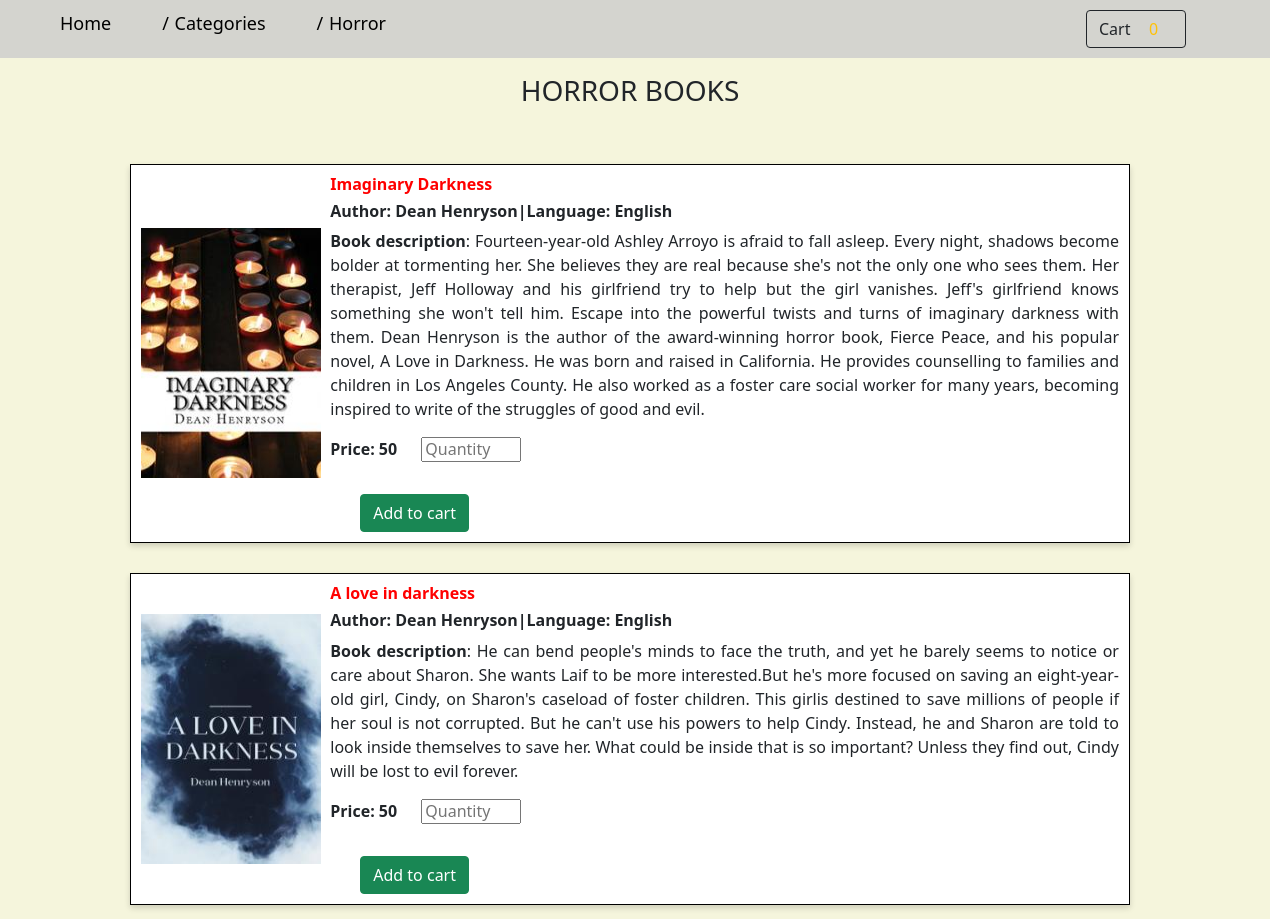
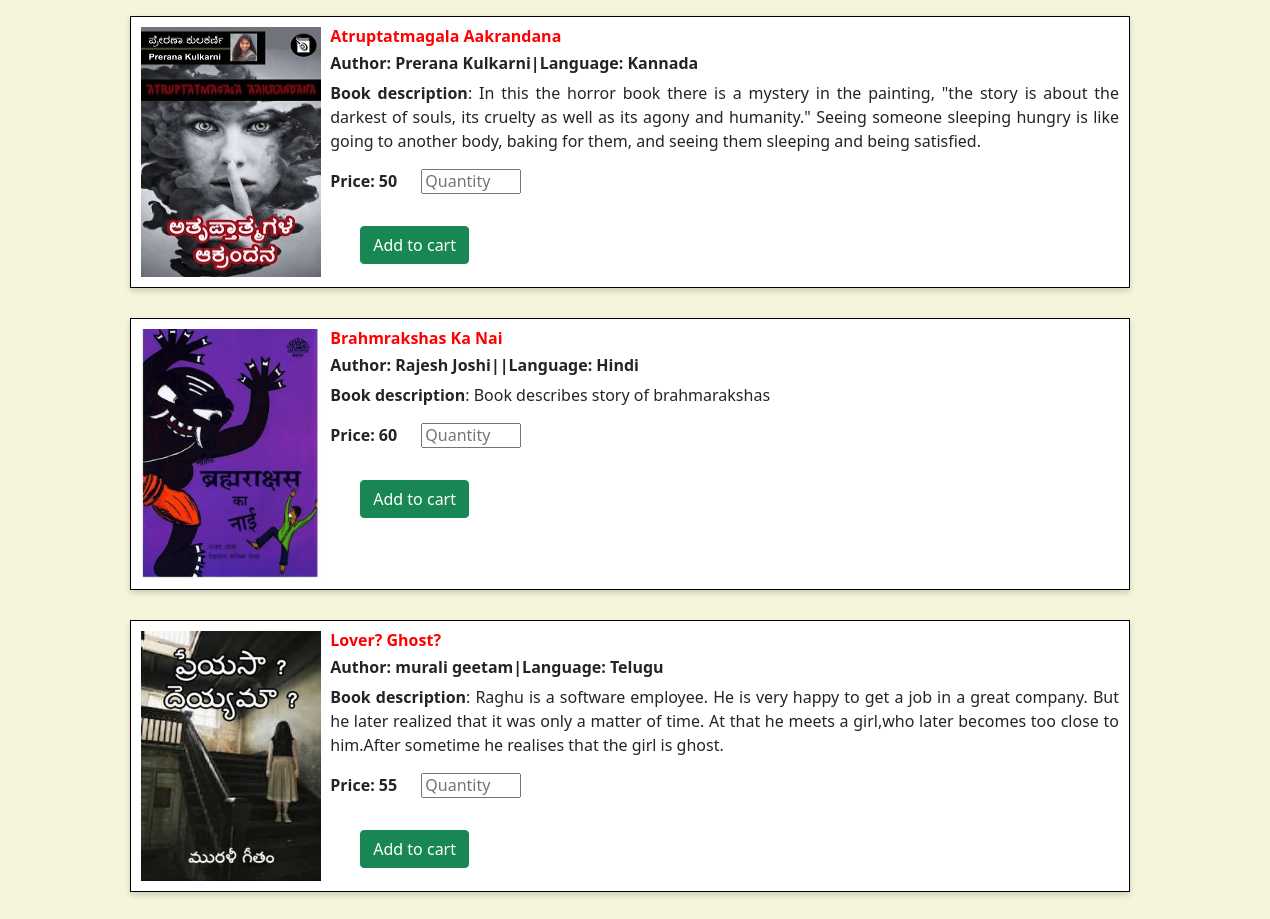
Page /php/horror.php on the committed database (2 pictures, top to bottom).
### tables this page shows
CREATE TABLE `book` (
  `Id` int(20) NOT NULL,
  `Category` varchar(20) NOT NULL,
  `Name` varchar(100) NOT NULL,
  `Author` varchar(20) NOT NULL,
  `Language` varchar(20) NOT NULL,
  `Description` varchar(10000) NOT NULL,
  `Price` float NOT NULL,
  `Image` varchar(50) NOT NULL
);

### php/horror.php (the view, shortened to what this page needs)
<?php
include '../includes/connection.php';
?>
<!DOCTYPE html>
<html>
<head>
  <link href="../css/bootstrap.css" rel="stylesheet" />
  <link href="../css/style.css" rel="stylesheet" />
</head>
<body>
<nav>
    <ul class="breadcrumb">
      <li><a href="home.php">Home</a></li>
      <li><a href="home.php#categories">Categories</a></li>
      <li><a href="horror.php">Horror</a></li>
      <div style="margin-left :700px;">
     <a href="cart.php" class="btn btn-outline-dark"><i class="fas fa-shopping-cart"></i>Cart
             <?php
             if(isset($_SESSION['cart'])){
                 $count=count($_SESSION['cart']);?>
                   <span id="cart-count" class="btn btn-warning "><?php echo $count;?></span>
                 <?php
             }
             else{
                 ?>
                     <span id="cart-count" class="text-warning ">0</span>
                 <?php
             }
             ?></a>
    </ul>
  </nav>
  <div class="box">
    <h3 class="book-heading">HORROR BOOKS</h3>
    <br><br>
    <?php
          $query="select * from book where category='Horror' ";
        $result=mysqli_query($conn,$query);
        $num=mysqli_num_rows($result);
        if($num>0)
        {
          while($row=mysqli_fetch_assoc($result)){
            $Name= $row['Name'];
            $Author =$row['Author'];
            $Language=$row['Language'];
            $Description=$row['Description'];
            $Price=$row['Price'];
            $Image=$row['Image'];
        ?>
    <div class="books-box" id="filter">
      <form action="horror.php" method="POST">
        <div class="book">
          <div class="book_img">
            <img src="<?php echo $Image;?>" style="margin-top:10px;margin-bottom:10px;">
          </div>
          <div class="book_content">
            <div style="padding-bottom:10px;padding-top:10px; ">
              <h6 style="color: red;"><b>
                  <?php echo $Name;?>
                </b></h6>
              <h6> <b>Author:
                  <?php echo $Author; ?>|Language:
                  <?php  echo $Language; ?>
                </b></h6>
              <p style="text-align: justify;"><b>Book description</b>:
                <?php echo $Description; ?>
              </p>
              <h6><b>Price:
                  <?php echo $Price; ?>
                </b><input type="number" name="Quantity" min="1" max="10" placeholder="Quantity"
                  style="width:100px; margin-left:20px;"></h6>
              <br>
             <button type="submit" class="btn btn-success" name="Add_to_cart" style="margin-left: 30px;">Add to cart</button>
            </div>
            </form>
         </div>
        </div>
</body>
</html>
<?php
}
}?>

### css/style.css (style rules this page uses)
body { background-color:beige; }
div { display: inline-block; }
ul li { display: inline; margin-left :50px; }
h3 { text-align: center; }
.books-box { display: block; }
.book { display: flex; height: auto; }
.book_img { background-color: white; width:20%; float: left; display: flex; align-items: center; justify-content: center; }
.book_content { background-color: white; width: 800px; float: right; padding-right: 10px; }
.book_img img { width: 180px; height: 250px; }
.book { margin-left: 130px; margin-right: 130px; border: 1px solid black; box-shadow: 0 3px 6px 0 rgba(0, 0, 0, 0.16); width: 1000px; margin-bottom: 30px; }
ul.breadcrumb { padding: 10px 10px; list-style: none; background-color:#cccc; }
ul.breadcrumb li { display: inline; font-size: 18px; }
ul.breadcrumb li+li:before { padding: 1px; color:black; content: "/\00a0"; }
ul.breadcrumb li a { color:black; text-decoration: none; }
#cart-count { text-align: center; border-radius: 3rem; padding: 0 0.9rem 0.1rem 0.9rem ; }

### rows in the picture
book: Image (picture), Name "Imaginary Darkness", Author "Dean Henryson", Language "English", Description "Fourteen-year-old Ashley Arroyo is afraid to fall asleep. Every night, shadows become bolder at tormenting her. She believes they are real because she's not the only one who sees them. Her therapist, Jeff Holloway and his girlfriend try to help but the girl vanishes. Jeff's girlfriend knows something she won't tell him. Escape into the powerful twists and turns of imaginary darkness with them. Dean Henryson is the author of the award-winning horror book, Fierce Peace, and his popular novel, A Love in Darkness. He was born and raised in California. He provides counselling to families and children in Los Angeles County. He also worked as a foster care social worker for many years, becoming…", Price "50"
book: Image (picture), Name "A love in darkness", Author "Dean Henryson", Language "English", Description "He can bend people's minds to face the truth, and yet he barely seems to notice or care about Sharon. She wants Laif to be more interested.But he's more focused on saving an eight-year-old girl, Cindy, on Sharon's caseload of foster children. This girlis destined to save millions of people if her soul is not corrupted. But he can't use his powers to help Cindy. Instead, he and Sharon are told to look inside themselves to save her. What could be inside that is so important? Unless they find out, Cindy will be lost to evil forever.", Price "50"
book: Image (picture), Name "Atruptatmagala Aakrandana", Author "Prerana Kulkarni", Language "Kannada", Description "In this the horror book there is a mystery in the painting, \"the story is about the darkest of souls, its cruelty as well as its agony and humanity.\" Seeing someone sleeping hungry is like going to another body, baking for them, and seeing them sleeping and being satisfied.", Price "50"
book: Image (picture), Name "Brahmrakshas Ka Nai", Author "Rajesh Joshi|", Language "Hindi", Description "Book describes story of brahmarakshas", Price "60"
book: Image (picture), Name "Lover? Ghost?", Author "murali geetam", Language "Telugu", Description "Raghu is a software employee. He is very happy to get a job in a great company. But he later realized that it was only a matter of time. At that he meets a girl,who later becomes too close to him.After sometime he realises that the girl is ghost.", Price "55"
